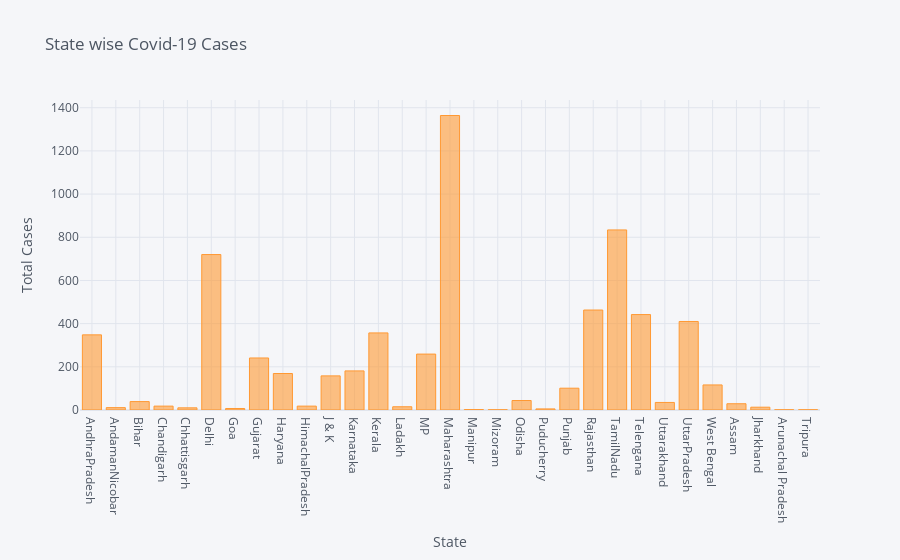

The notebook cell saved with this chart:
### Code cell
covid_india.iplot(kind='bar',x='STATE NAME',y='TOTAL CONFIRMED',
                  title='State wise Covid-19 Cases',xTitle='State',yTitle='Total Cases')

### Figure 1 — Plotly figure (JSON) as saved in the notebook; plotly's stock layout.template omitted (floating-point values rounded to 4 significant figures)
{"data": [{"marker": {"color": "rgba(255, 153, 51, 0.6)", "line": {"color": "rgba(255, 153, 51, 1.0)", "width": 1}}, "name": "TOTAL CONFIRMED", "orientation": "v", "text": "", "type": "bar", "x": ["AndhraPradesh", "AndamanNicobar", "Bihar", "Chandigarh", "Chhattisgarh", "Delhi", "Goa", "Gujarat", "Haryana", "HimachalPradesh", "J & K", "Karnataka", "Kerala", "Ladakh", "MP", "Maharashtra", "Manipur", "Mizoram", "Odisha", "Puducherry", "Punjab", "Rajasthan", "TamilNadu", "Telengana", "Uttarakhand", "UttarPradesh", "West Bengal", "Assam", "Jharkhand", "Arunachal Pradesh", "Tripura"], "y": [348, 11, 39, 18, 10, 720, 7, 241, 169, 18, 158, 181, 357, 15, 259, 1364, 2, 1, 44, 5, 101, 463, 834, 442, 35, 410, 116, 29, 13, 1, 1]}], "layout": {"legend": {"bgcolor": "#F5F6F9", "font": {"color": "#4D5663"}}, "paper_bgcolor": "#F5F6F9", "plot_bgcolor": "#F5F6F9", "title": {"font": {"color": "#4D5663"}, "text": "State wise Covid-19 Cases"}, "xaxis": {"gridcolor": "#E1E5ED", "showgrid": true, "tickfont": {"color": "#4D5663"}, "title": {"font": {"color": "#4D5663"}, "text": "State"}, "zerolinecolor": "#E1E5ED"}, "yaxis": {"gridcolor": "#E1E5ED", "showgrid": true, "tickfont": {"color": "#4D5663"}, "title": {"font": {"color": "#4D5663"}, "text": "Total Cases"}, "zerolinecolor": "#E1E5ED"}}}
